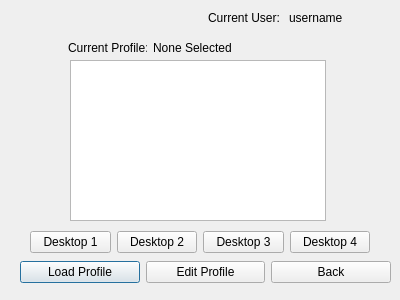
<?xml version="1.0" encoding="UTF-8"?>
<ui version="4.0">
 <class>LoadProfile</class>
 <widget class="QDialog" name="LoadProfile">
  <property name="geometry">
   <rect>
    <x>0</x>
    <y>0</y>
    <width>400</width>
    <height>300</height>
   </rect>
  </property>
  <property name="windowTitle">
   <string>Dialog</string>
  </property>
  <widget class="QWidget" name="layoutWidget">
   <property name="geometry">
    <rect>
     <x>208</x>
     <y>10</y>
     <width>156</width>
     <height>16</height>
    </rect>
   </property>
   <layout class="QHBoxLayout" name="horizontalLayout">
    <item>
     <widget class="QLabel" name="currentUserLabel">
      <property name="text">
       <string>Current User:</string>
      </property>
     </widget>
    </item>
    <item>
     <widget class="QLabel" name="showUsernameLabel">
      <property name="text">
       <string>username</string>
      </property>
     </widget>
    </item>
   </layout>
  </widget>
  <widget class="QWidget" name="layoutWidget">
   <property name="geometry">
    <rect>
     <x>68</x>
     <y>40</y>
     <width>164</width>
     <height>16</height>
    </rect>
   </property>
   <layout class="QHBoxLayout" name="horizontalLayout_2">
    <item>
     <widget class="QLabel" name="currentProfileLabel">
      <property name="text">
       <string>Current Profile:</string>
      </property>
     </widget>
    </item>
    <item>
     <widget class="QLabel" name="showCurrentProfileLabel">
      <property name="text">
       <string>None Selected</string>
      </property>
     </widget>
    </item>
   </layout>
  </widget>
  <widget class="QWidget" name="layoutWidget">
   <property name="geometry">
    <rect>
     <x>20</x>
     <y>260</y>
     <width>371</width>
     <height>25</height>
    </rect>
   </property>
   <layout class="QHBoxLayout" name="horizontalLayout_3">
    <item>
     <widget class="QPushButton" name="loadProfile">
      <property name="text">
       <string>Load Profile</string>
      </property>
     </widget>
    </item>
    <item>
     <widget class="QPushButton" name="editProfileButton">
      <property name="text">
       <string>Edit Profile</string>
      </property>
     </widget>
    </item>
    <item>
     <widget class="QPushButton" name="backButton">
      <property name="text">
       <string>Back</string>
      </property>
     </widget>
    </item>
   </layout>
  </widget>
  <widget class="QListWidget" name="listWidget">
   <property name="geometry">
    <rect>
     <x>70</x>
     <y>60</y>
     <width>256</width>
     <height>161</height>
    </rect>
   </property>
  </widget>
  <widget class="QWidget" name="">
   <property name="geometry">
    <rect>
     <x>30</x>
     <y>230</y>
     <width>340</width>
     <height>24</height>
    </rect>
   </property>
   <layout class="QHBoxLayout" name="horizontalLayout_4">
    <item>
     <widget class="QPushButton" name="desktopOneButton">
      <property name="text">
       <string>Desktop 1</string>
      </property>
     </widget>
    </item>
    <item>
     <widget class="QPushButton" name="desktopTwoButton">
      <property name="text">
       <string>Desktop 2</string>
      </property>
     </widget>
    </item>
    <item>
     <widget class="QPushButton" name="desktopThreeButton">
      <property name="text">
       <string>Desktop 3</string>
      </property>
     </widget>
    </item>
    <item>
     <widget class="QPushButton" name="desktopFourButton">
      <property name="text">
       <string>Desktop 4</string>
      </property>
     </widget>
    </item>
   </layout>
  </widget>
 </widget>
 <resources/>
 <connections/>
</ui>
